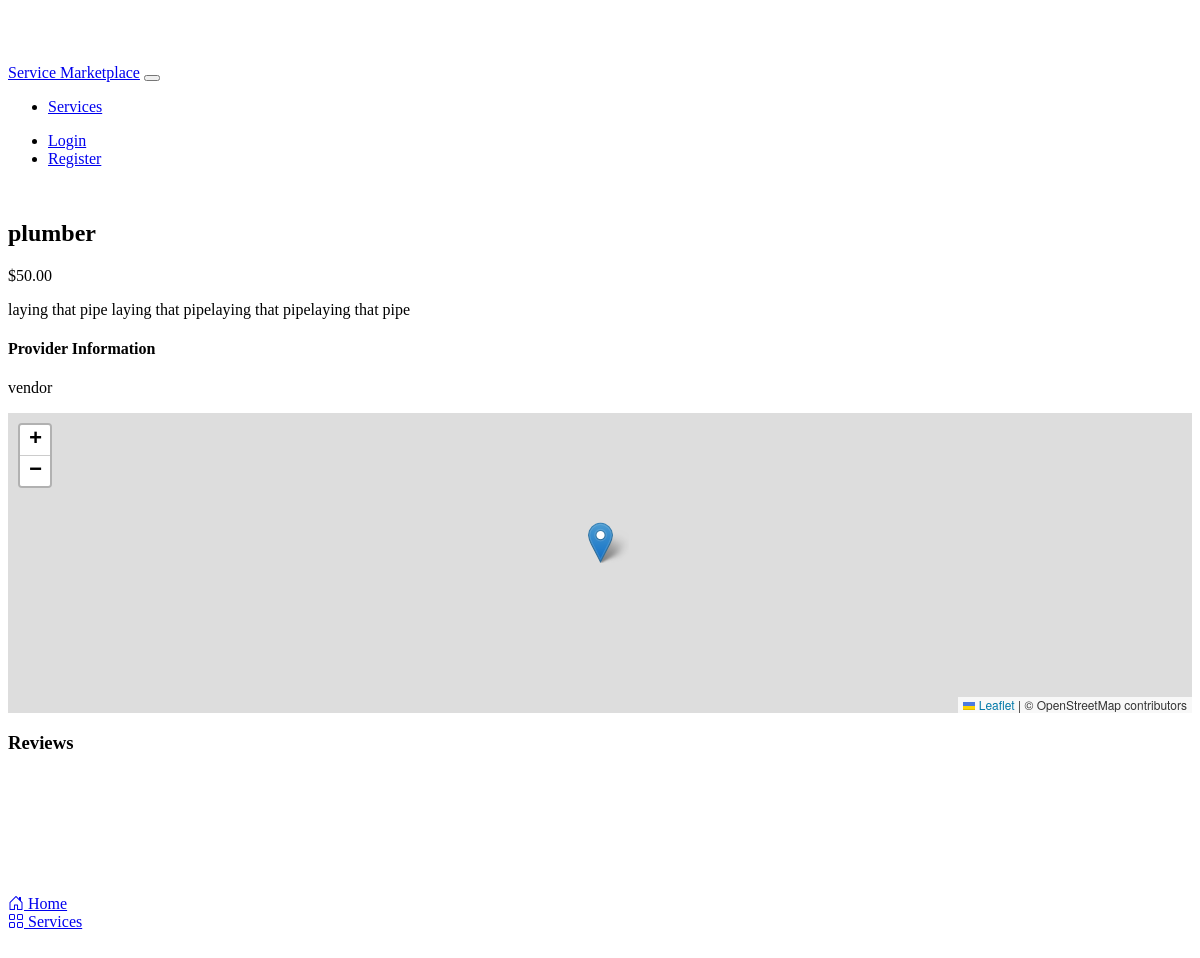
/service/1, run on the app's committed database.
### models.py (models this page shows, shortened)
class Service(db.Model):
    id = db.Column(db.Integer, primary_key=True)
    title = db.Column(db.String(100), nullable=False)
    description = db.Column(db.Text, nullable=False)
    detailed_description = db.Column(db.Text)
    rate = db.Column(db.Float, nullable=False)
    project_rate = db.Column(db.Float)
    provider_id = db.Column(db.Integer, db.ForeignKey('user.id'), nullable=False)
    category_id = db.Column(db.Integer, db.ForeignKey('service_category.id'), nullable=False)
    created_at = db.Column(db.DateTime, default=datetime.utcnow)
    portfolio_images = db.Column(db.JSON)
    availability = db.Column(db.JSON)
    tags = db.relationship('ServiceTag', secondary=service_tags, lazy='subquery',
        backref=db.backref('services', lazy=True))
    requests = db.relationship('ServiceRequest', backref='service', lazy=True)

class User(UserMixin, db.Model):
    id = db.Column(db.Integer, primary_key=True)
    username = db.Column(db.String(64), unique=True, nullable=False)
    email = db.Column(db.String(120), unique=True, nullable=False)
    password_hash = db.Column(db.String(256))
    is_provider = db.Column(db.Boolean, default=False)
    is_admin = db.Column(db.Boolean, default=False)  # New admin role
    latitude = db.Column(db.Float)
    longitude = db.Column(db.Float)
    profile_image = db.Column(db.String(255))  # Store image path
    services = db.relationship('Service', backref='provider', lazy=True)

### routes.py (the view)
@app.route('/service/<int:id>')
def service_detail(id):
    service = Service.query.get_or_404(id)
    return render_template('service_detail.html', service=service)

### templates/service_detail.html (shortened to what this page needs)
{% extends "base.html" %}
{% block content %}
<div class="row">
    <div class="col-md-8">
        <h2>{{ service.title }}</h2>
        <p class="lead">${{ "%.2f"|format(service.rate) }}</p>
        <p>{{ service.description }}</p>
        <div class="mb-4">
            <h4>Provider Information</h4>
            <p>{{ service.provider.username }}</p>
        </div>
    </div>
    <div class="col-md-4">
        <div id="provider-map" style="height: 300px;" class="mb-4"></div>
    </div>
</div>
<div class="row mt-4">
    <div class="col">
        <h3>Reviews</h3>
    </div>
</div>
{% endblock %}

### static/css/custom.css (style rules this page uses)
:root { --navbar-height: 56px; --bottom-nav-height: 65px; }
body { padding-top: var(--navbar-height); padding-bottom: var(--bottom-nav-height); }
#map, #provider-map { border-radius: var(--bs-border-radius); border: 1px solid var(--bs-border-color); transition: all 0.3s ease; }

### data on the page
Service: title "plumber", rate "50.00", description "laying that pipe laying that pipelaying that pipelaying that pipe"
User: provider.username "vendor"
